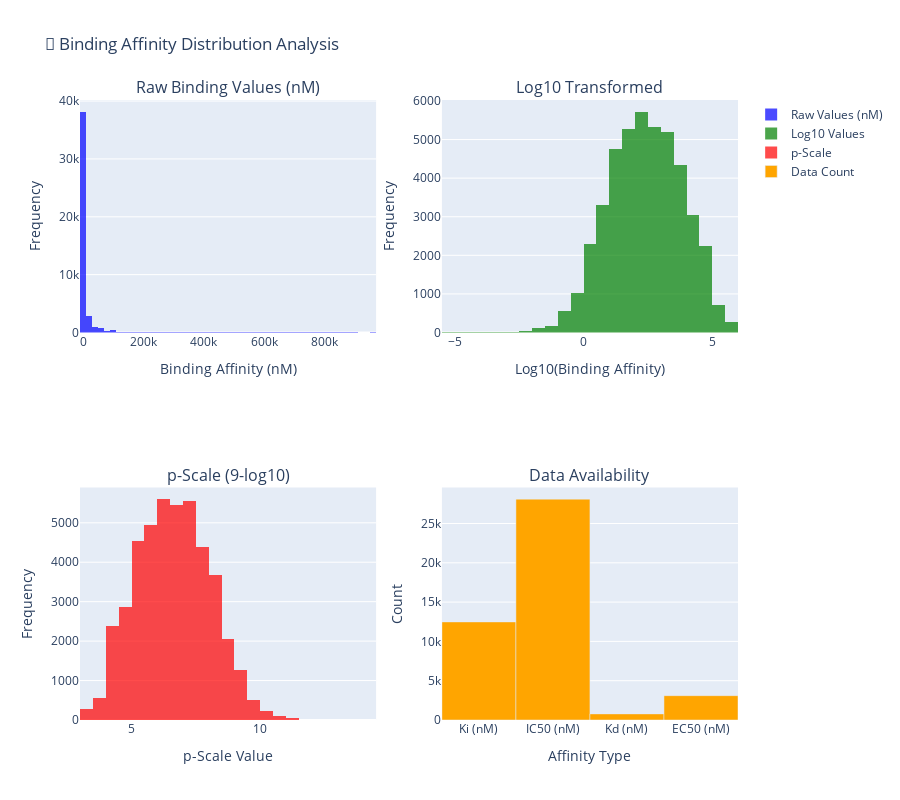

The code cell stored with this chart in its notebook:
### Markdown cell above
## 2. Binding Affinity Distribution Analysis 🎯

Understanding the distribution of binding affinity values is crucial for model performance.

### Code cell
# Analyze binding affinity distributions
if 'bindingdb_subset' in data_files:
    df = data_files['bindingdb_subset']
    
    # Get all affinity columns
    affinity_cols = ['Ki (nM)', 'IC50 (nM)', 'Kd (nM)', 'EC50 (nM)']
    existing_cols = [col for col in affinity_cols if col in df.columns]
    
    # Create subplots
    fig = make_subplots(
        rows=2, cols=2,
        subplot_titles=('Raw Binding Values (nM)', 'Log10 Transformed', 
                       'p-Scale (9-log10)', 'Data Availability'),
        specs=[[{"secondary_y": False}, {"secondary_y": False}],
               [{"secondary_y": False}, {"type": "bar"}]]
    )
    
    # Collect all valid values for analysis
    all_values = []
    col_counts = {}
    
    for col in existing_cols:
        values = df[col].dropna()
        values = values[(values > 0) & (values < 1000000)]  # Filter reasonable range
        all_values.extend(values.tolist())
        col_counts[col] = len(values)
    
    if all_values:
        all_values = np.array(all_values)
        
        # Raw values histogram
        fig.add_trace(
            go.Histogram(x=all_values, nbinsx=50, name="Raw Values (nM)", 
                        opacity=0.7, marker_color='blue'),
            row=1, col=1
        )
        
        # Log10 transformed
        log_values = np.log10(all_values)
        fig.add_trace(
            go.Histogram(x=log_values, nbinsx=50, name="Log10 Values", 
                        opacity=0.7, marker_color='green'),
            row=1, col=2
        )
        
        # p-scale (correct transformation)
        p_values = 9 - log_values
        fig.add_trace(
            go.Histogram(x=p_values, nbinsx=50, name="p-Scale", 
                        opacity=0.7, marker_color='red'),
            row=2, col=1
        )
        
        # Data availability bar chart
        fig.add_trace(
            go.Bar(x=list(col_counts.keys()), y=list(col_counts.values()), 
                  name="Data Count", marker_color='orange'),
            row=2, col=2
        )
        
        # Update layout
        fig.update_layout(
            height=800,
            title_text="🎯 Binding Affinity Distribution Analysis",
            showlegend=True
        )
        
        # Update axes labels
        fig.update_xaxes(title_text="Binding Affinity (nM)", row=1, col=1)
        fig.update_xaxes(title_text="Log10(Binding Affinity)", row=1, col=2)
        fig.update_xaxes(title_text="p-Scale Value", row=2, col=1)
        fig.update_xaxes(title_text="Affinity Type", row=2, col=2)
        
        fig.update_yaxes(title_text="Frequency", row=1, col=1)
        fig.update_yaxes(title_text="Frequency", row=1, col=2)
        fig.update_yaxes(title_text="Frequency", row=2, col=1)
        fig.update_yaxes(title_text="Count", row=2, col=2)
        
        fig.show()
        
        # Print statistics
        print("📊 Binding Affinity Statistics:")
        print("=" * 40)
        print(f"Total samples: {len(all_values):,}")
        print(f"Raw range: {all_values.min():.1f} - {all_values.max():.1f} nM")
        print(f"Log10 range: {log_values.min():.2f} - {log_values.max():.2f}")
        print(f"p-Scale range: {p_values.min():.2f} - {p_values.max():.2f}")
        print(f"Median binding affinity: {np.median(all_values):.1f} nM")
        print(f"Mean p-Scale: {np.mean(p_values):.2f}")
        
else:
    print("❌ No BindingDB data available for analysis")

### Figure 1 — Plotly figure (JSON) as saved in the notebook; plotly's stock layout.template omitted (floating-point values rounded to 4 significant figures; data arrays with more than 128 entries replaced by an {"elided": "..."} marker saying what was removed)
{"data": [{"marker": {"color": "blue"}, "name": "Raw Values (nM)", "nbinsx": 50, "opacity": 0.7, "type": "histogram", "x": {"elided": "44455 float values"}, "xaxis": "x", "yaxis": "y"}, {"marker": {"color": "green"}, "name": "Log10 Values", "nbinsx": 50, "opacity": 0.7, "type": "histogram", "x": {"elided": "44455 float values"}, "xaxis": "x2", "yaxis": "y2"}, {"marker": {"color": "red"}, "name": "p-Scale", "nbinsx": 50, "opacity": 0.7, "type": "histogram", "x": {"elided": "44455 float values"}, "xaxis": "x3", "yaxis": "y3"}, {"marker": {"color": "orange"}, "name": "Data Count", "type": "bar", "x": ["Ki (nM)", "IC50 (nM)", "Kd (nM)", "EC50 (nM)"], "xaxis": "x4", "y": [12480, 28102, 777, 3096], "yaxis": "y4"}], "layout": {"annotations": [{"font": {"size": 16}, "showarrow": false, "text": "Raw Binding Values (nM)", "x": 0.225, "xanchor": "center", "xref": "paper", "y": 1, "yanchor": "bottom", "yref": "paper"}, {"font": {"size": 16}, "showarrow": false, "text": "Log10 Transformed", "x": 0.775, "xanchor": "center", "xref": "paper", "y": 1, "yanchor": "bottom", "yref": "paper"}, {"font": {"size": 16}, "showarrow": false, "text": "p-Scale (9-log10)", "x": 0.225, "xanchor": "center", "xref": "paper", "y": 0.375, "yanchor": "bottom", "yref": "paper"}, {"font": {"size": 16}, "showarrow": false, "text": "Data Availability", "x": 0.775, "xanchor": "center", "xref": "paper", "y": 0.375, "yanchor": "bottom", "yref": "paper"}], "height": 800, "showlegend": true, "title": {"text": "🎯 Binding Affinity Distribution Analysis"}, "xaxis": {"anchor": "y", "domain": [0, 0.45], "title": {"text": "Binding Affinity (nM)"}}, "xaxis2": {"anchor": "y2", "domain": [0.55, 1], "title": {"text": "Log10(Binding Affinity)"}}, "xaxis3": {"anchor": "y3", "domain": [0, 0.45], "title": {"text": "p-Scale Value"}}, "xaxis4": {"anchor": "y4", "domain": [0.55, 1], "title": {"text": "Affinity Type"}}, "yaxis": {"anchor": "x", "domain": [0.625, 1], "title": {"text": "Frequency"}}, "yaxis2": {"anchor": "x2", "domain": [0.625, 1], "title": {"text": "Frequency"}}, "yaxis3": {"anchor": "x3", "domain": [0, 0.375], "title": {"text": "Frequency"}}, "yaxis4": {"anchor": "x4", "domain": [0, 0.375], "title": {"text": "Count"}}}}
